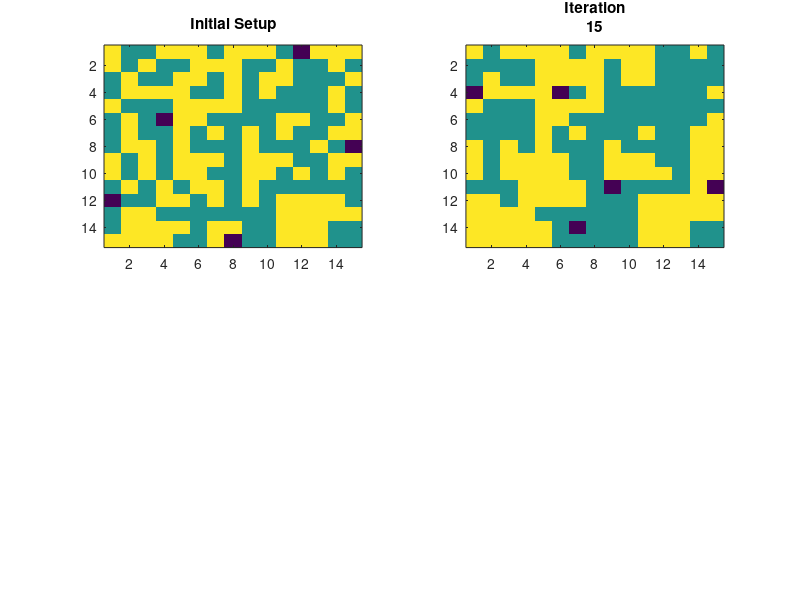

The MATLAB script that drew this image: (Note: this script raises an error after producing the figure.)
%% Set up the grid

clear;
clc;

Board=zeros(15,15); 
Iteration_Count=0;
%110 White (1 indicates white)
i=1;
while i<111

Col = randi(size(Board, 2));
Row = randi(size(Board, 1));
if Board(Col,Row)==0
    Board(Col,Row)=1;
    i=i+1;
else
end
end

%110 Black (2 indicates black)

j=1;
while j<111

Col = randi(size(Board, 2));
Row = randi(size(Board, 1));
if Board(Col,Row)==0
    Board(Col,Row)=2;
    j=j+1;
else
end
end

%Plot situation after zero iterations
figure
subplot(2,2,1)
Plot_0=imagesc(Board);
title('Initial Setup')

for ij=1:45
%% Spot unoccupied houses

Non_Occupied=zeros(5,2);
Non_Index=1;

for i=1:15
    for j=1:15
        if Board(i,j)==0
            
            Non_Occupied(Non_Index,1)=i;
            Non_Occupied(Non_Index,2)=j;
            if Non_Index<5
            Non_Index=Non_Index+1;
            
            end
        else
        end
    end
end

%% Evaluate position

Movers_Location=zeros(15,15);
Movers_Count=0;

for i=1:15
    for j=1:15
       Self=Board(i,j);
       if Self ~= 0 %Check if the considered house is actually occupied
           
       %If possible, get neighbor values, alternatively, set equal to zero
       
           if i==1
           Upper_N=0;
           else
           Upper_N=Board(i-1,j);
           end
           
           if i==15
           Lower_N=0;
           else
           Lower_N=Board(i+1,j);
           end
           
           if j==1
           Left_N=0;
           else
           Left_N=Board(i,j-1);
           end
           
           if j==15
           Right_N=0;
           else
           Right_N=Board(i,j+1);
           end

           %Compare to neighbors
           
           Neigh=zeros(4,1);
           Neigh(1,1)=double((Self==Upper_N));
           Neigh(2,1)=double((Self==Lower_N));
           Neigh(3,1)=double((Self==Left_N));
           Neigh(4,1)=double((Self==Right_N));
           
           %at least 35% must be equal to not move
           Neigh_Eval=sum(Neigh)/4;
           
          if Neigh_Eval<0.35
              Movers_Location(i,j)=1; %everyone with a one wants to move
              Movers_Count=Movers_Count+1;
          end
           
       end
      
    end
end

%% Only five households are allowed to move each period (since only five houses are unoccupied)

Allowed_Movers=zeros(5,1); 
Allowed_Movers_Pos=zeros(5,2);
Want_to_Move=zeros(Movers_Count,2);
k=1;

for i=1:15
    for j=1:15
       if Movers_Location(i,j)==1 
           %Store to movers

           Want_to_Move(k,1)=i;
           Want_to_Move(k,2)=j;
           
           k=k+1;
       end
    end
end

%Pick five movers

m=1;

if Movers_Count>=5
while m<6
    New_Mover=randi(Movers_Count);
    if ismember(New_Mover,Allowed_Movers)==0
        Allowed_Movers(m,1)=New_Mover;
        m=m+1;
    end
end
else
    Error_Msg=['Not enough households want to move in iteration ' num2str(ij) '. Please try again (If necessary multiple times).'];
    error(Error_Msg);
end
for i=1:5
    Allowed_Movers_Pos(i,1)=Want_to_Move(Allowed_Movers(i,1),1);
    Allowed_Movers_Pos(i,2)=Want_to_Move(Allowed_Movers(i,1),2);
end

%% Let the five households move to a random unoccupied house

Moves_To=zeros(5,2);
Unoccupied_NowOccupied=zeros(5,1);
i=1;

while i<6
    
    Row=randi(5);
    if ismember(Row,Unoccupied_NowOccupied)==0
    Unoccupied_NowOccupied(i,1)=Row;
     
    Moves_To(i,1)=Non_Occupied(Row,1);
    Moves_To(i,2)=Non_Occupied(Row,2);
    i=i+1;
    end
    
end

%Set new location of selected movers to zero, set unoccupied houses to new
%values

for i=1:5
    Board(Non_Occupied(i,1),Non_Occupied(i,2))=Board(Allowed_Movers_Pos(i,1),Allowed_Movers_Pos(i,2));
    Board(Allowed_Movers_Pos(i,1),Allowed_Movers_Pos(i,2))=0;
end

Iteration_Count=Iteration_Count+1;
Title= ['Iteration' num2cell(Iteration_Count)];

if ij==15
    subplot(2,2,2)
    Plot_1=imagesc(Board);
    title(Title)
elseif ij== 30
    subplot(2,2,3)
    Plot_2=imagesc(Board);
    title(Title)
elseif ij== 45
    subplot(2,2,4)
    Plot_3=imagesc(Board);
    title(Title)       
end

end
